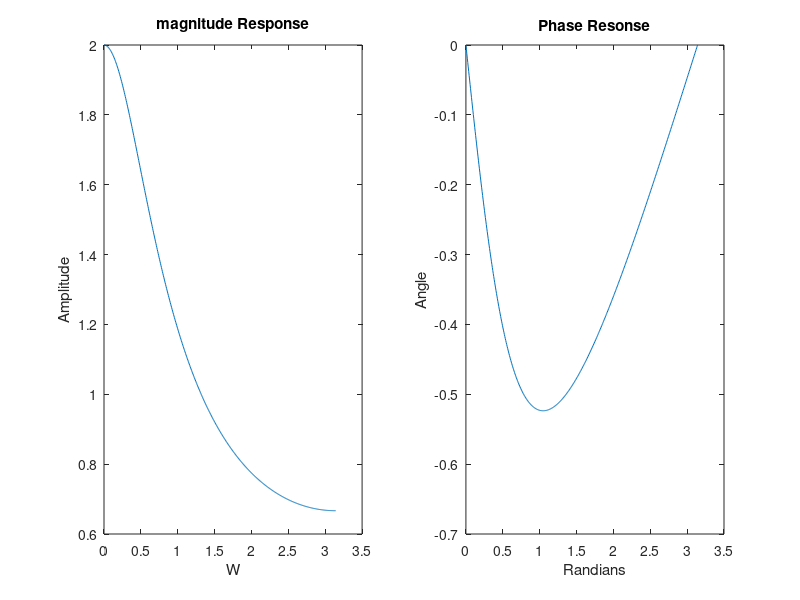

Here is the MATLAB script that generated this plot:
clc;
clear all;
close all;
W = [0:1:500]*pi/500; %501 Values of randian frequency w 0-pi

x = exp(j*W)./(exp(j*W)-0.5);
subplot(121);plot(W, abs(x));title("magnitude Response");xlabel("W");ylabel("Amplitude");
subplot(122);plot(W,angle(x));title("Phase Resonse");xlabel("Randians");ylabel("Angle");
